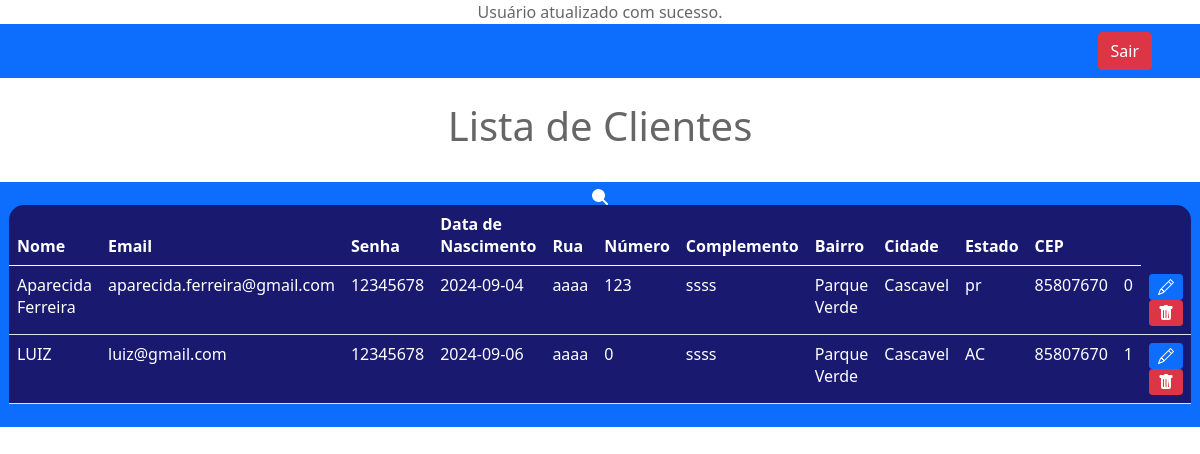
The page /listacliente.php on the database its author committed.
### tables this page shows
CREATE TABLE `usuarios` (
  `id` int(11) NOT NULL,
  `nome` varchar(100) NOT NULL,
  `email` varchar(100) NOT NULL,
  `senha` varchar(255) NOT NULL,
  `data_nascimento` date NOT NULL,
  `rua` varchar(100) DEFAULT NULL,
  `numero` int(11) DEFAULT NULL,
  `complemento` varchar(100) DEFAULT NULL,
  `bairro` varchar(100) DEFAULT NULL,
  `cidade` varchar(100) DEFAULT NULL,
  `estado` varchar(2) DEFAULT NULL,
  `cep` varchar(9) DEFAULT NULL,
  `tipo` int(11) NOT NULL DEFAULT 0
);

### listacliente.php (the view, shortened to what this page needs)
<?php
$servername = "localhost";
$username = "root";
$password = "escola";
$dbname = "pizzaria";
$conn = new mysqli($servername, $username, $password, $dbname);
$sql = "SELECT * FROM usuarios";
$result = $conn->query($sql);
?>
<!DOCTYPE html>
<html lang="pt-br">
<head>
    <link href="https://cdn.jsdelivr.net/npm/bootstrap@5.0.2/dist/css/bootstrap.min.css" rel="stylesheet">
</head>
<body>
<nav class="navbar navbar-expand-lg navbar-dark bg-primary">
    <div class="d-flex">
        <a href="sair.php" class="btn btn-danger me-5">Sair</a>
    </div>
</nav>
<br>
<h1>Lista de Clientes</h1>
<br>
<div class="box-search">
    <button onclick="searchData()" class="btn btn-primary">
        <svg xmlns="http://www.w3.org/2000/svg" width="16" height="16" fill="currentColor" class="bi bi-search" viewBox="0 0 16 16">
            <path d="M11.742 10.344a6.5 6.5 0 1 0-1.397 1.398h-.001c.03.04.062.078.098.115l3.85 3.85a1 1 0 0 0 1.415-1.414l-3.85-3.85a1.007 1.007 0 0 0-.115-.1zM12 6
            </svg>
        </button>
</div>
<div class="m-5">
    <table class="table text-white table-bg">
        <thead>
            <tr>
                <th scope="col">Nome</th>
                <th scope="col">Email</th>
                <th scope="col">Senha</th>
                <th scope="col">Data de Nascimento</th>
                <th scope="col">Rua</th>
                <th scope="col">Número</th>
                <th scope="col">Complemento</th>
                <th scope="col">Bairro</th>
                <th scope="col">Cidade</th>
                <th scope="col">Estado</th>
                <th scope="col">CEP</th>
                <th scope="col"></th>
            </tr>
        </thead>
        <tbody>
            <?php
            if ($result->num_rows > 0) {
                while($user_data = mysqli_fetch_assoc($result)) {
                    echo "<tr>";
                    echo "<td>".$user_data['nome']."</td>";
                    echo "<td>".$user_data['email']."</td>";
                    echo "<td>".$user_data['senha']."</td>";
                    echo "<td>".$user_data['data_nascimento']."</td>";
                    echo "<td>".$user_data['rua']."</td>";
                    echo "<td>".$user_data['numero']."</td>";
                    echo "<td>".$user_data['complemento']."</td>";
                    echo "<td>".$user_data['bairro']."</td>";
                    echo "<td>".$user_data['cidade']."</td>";
                    echo "<td>".$user_data['estado']."</td>";
                    echo "<td>".$user_data['cep']."</td>";
                    echo "<td>".$user_data['tipo']."</td>";
                    echo "<td>
                    <a class='btn btn-sm btn-primary' href='edit.php?id=".$user_data['id']."' title='Editar'>
                        <svg xmlns='http://www.w3.org/2000/svg' width='16' height='16' fill='currentColor' class='bi bi-pencil' viewBox='0 0 16 16'>
                            <path d='M12.146.146a.5.5 0 0 1 .708 0l3 3a.5.5 0 0 1 0 .708l-10 10a.5.5 0 0 1-.168.11l-5 2a.5.5 0 0 1-.65-.65l2-5a.5.5 0 0 1 .11-.168l10-10zM11.207 2.5 13.5 4.793 14.793 3.5 12.5 1.207 11.207 2.5zm1.586 3L10.5 3.207 4 9.707V10h.5a.5.5 0 0 1 .5.5v.5h.5a.5.5 0 0 1 .5.5v.5h.293l6.5-6.5zm-9.761 5.175-.106.106-1.528 3.821 3.821-1.528.106-.106A.5.5 0 0 1 5 12.5V12h-.5a.5.5 0 0 1-.5-.5V11h-.5a.5.5 0 0 1-.468-.325z'/>
                        </svg>
                    </a>
                    <a class='btn btn-sm btn-danger' href='delete.php?id=".$user_data['id']."' title='Deletar'>
                        <svg xmlns='http://www.w3.org/2000/svg' width='16' height='16' fill='currentColor' class='bi bi-trash-fill' viewBox='0 0 16 16'>
                            <path d='M2.5 1a1 1 0 0 0-1 1v1a1 1 0 0 0 1 1H3v9a2 2 0 0 0 2 2h6a2 2 0 0 0 2-2V4h.5a1 1 0 0 0 1-1V2a1 1 0 0 0-1-1H10a1 1 0 0 0-1-1H7a1 1 0 0 0-1 1H2.5zm3 4a.5.5 0 0 1 .5.5v7a.5.5 0 0 1-1 0v-7a.5.5 0 0 1 .5-.5zM8 5a.5.5 0 0 1 .5.5v7a.5.5 0 0 1-1 0v-7A.5.5 0 0 1 8 5zm3 .5v7a.5.5 0 0 1-1 0z'/>
                        </svg>
                    </a>
                    </td>";
                    echo "</tr>";
                }
            } else {
                echo "<tr><td colspan='9'>Nenhum usuário encontrado</td></tr>";
            }
            ?>
        </tbody>
    </table>
</div>

### listacliente.php (style rules this page uses)
body { background: url(peixe.jpeg); background-repeat: no-repeat; background-size: cover; color: rgba(0, 0, 0, 0.6); text-align: center; }
.table-bg { background-color: #191970; border-radius: 15px 15px 0 0; }
.box-search { display: flex; justify-content: center; gap: 0.1%; }

### rows shown on the page
usuarios: nome "Aparecida Ferreira", email "aparecida.ferreira@gmail.com", senha "12345678", data_nascimento "2024-09-04", rua "aaaa", numero "123", complemento "ssss", bairro "Parque Verde", cidade "Cascavel", estado "pr", cep "85807670", tipo "0"
usuarios: nome "LUIZ", email "luiz@gmail.com", senha "12345678", data_nascimento "2024-09-06", rua "aaaa", numero "0", complemento "ssss", bairro "Parque Verde", cidade "Cascavel", estado "AC", cep "85807670", tipo "1"
